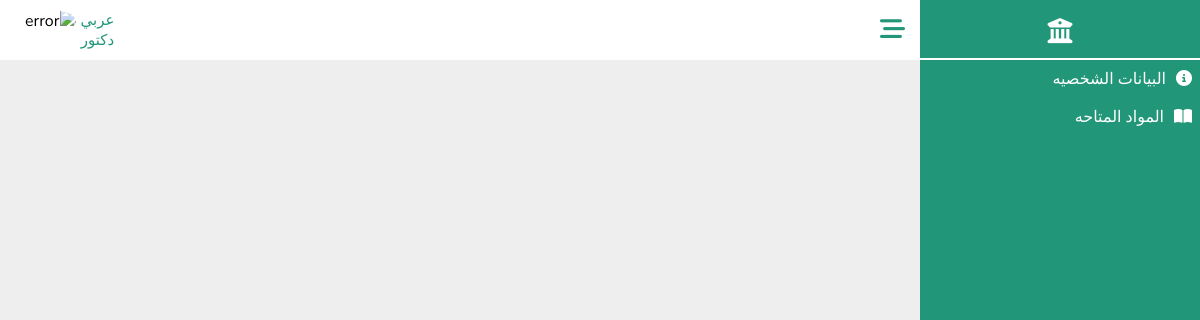
/Doctors/subject.php?doctor_id=12345 (signed in), run on an earlier commit of the app's database.
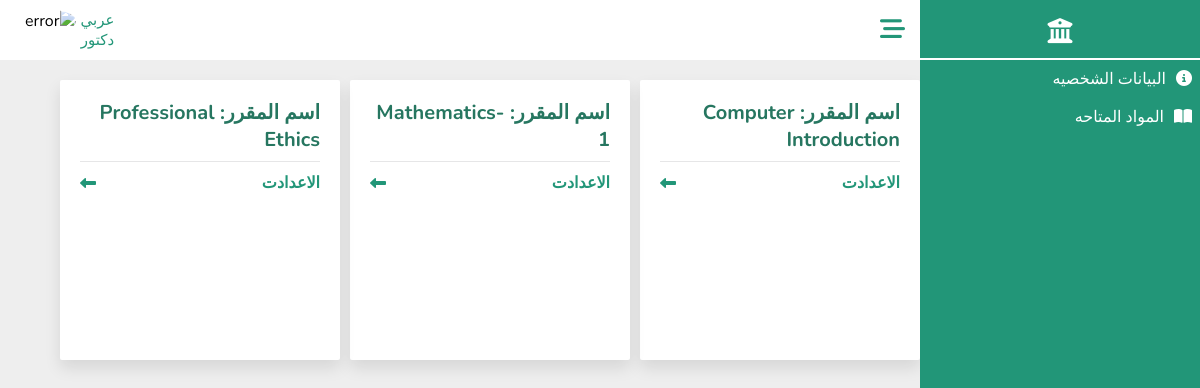
And on a later commit of the database.
### tables this page shows
CREATE TABLE `doctor_subject` (
  `id` int(11) NOT NULL,
  `Doctor_Id` bigint(30) NOT NULL,
  `Subject_Name` varchar(100) NOT NULL
);

### Doctors/subject.php (the view, shortened to what this page needs)
<?php
include_once("../DataBase/database.php");
$table_name ="doctor_subject";
$doctorr_id=$_GET['doctor_id'];
$subject = $con->query("SELECT * FROM `$table_name` WHERE `Doctor_ID`='$doctorr_id'");
$data_subjects = $subject->fetchAll(PDO::FETCH_ASSOC);
$count = $subject->rowCount();
?>
<!DOCTYPE html>
<html lang="ar" dir="rtl">
<head>
  <link rel="stylesheet" href="../CssComponent/all.min.css">
  <link rel="stylesheet" href="../CssComponent/subject.css">
  <link rel="stylesheet" href="../CssCOmponent/Dashboard.css">
</head>
<body>
  <?php include_once("../Components/Dashboard.php")
  ?>
  <section class="section">
    <?php include_once("../Components/NavBar.php");
    ?>
    <div class="container">
      <div class="boxs">
        <?php if ($count >= 1) {
          foreach ($data_subjects as $d) {
        ?>
            <div class="box">
              <h2>
                اسم المقرر:
                <span>
                  <?php echo  $d['Subject_Name'] ?>
                </span>
              </h2>
              <div class="info">
                <a href="subject_setting.php?subject_name=<?php echo  $d['Subject_Name'] ?>"> الاعدادت </a>
                <i class="fas fa-long-arrow-alt-left"></i>
              </div>
            </div>
        <?php }
        } ?>
      </div>
    </div>
  </section>
</body>
</html>

What changed in the data, as far as the page shows it:
added doctor_subject: Subject_Name "Computer Introduction"
added doctor_subject: Subject_Name "Mathematics-1"
added doctor_subject: Subject_Name "Professional Ethics"
